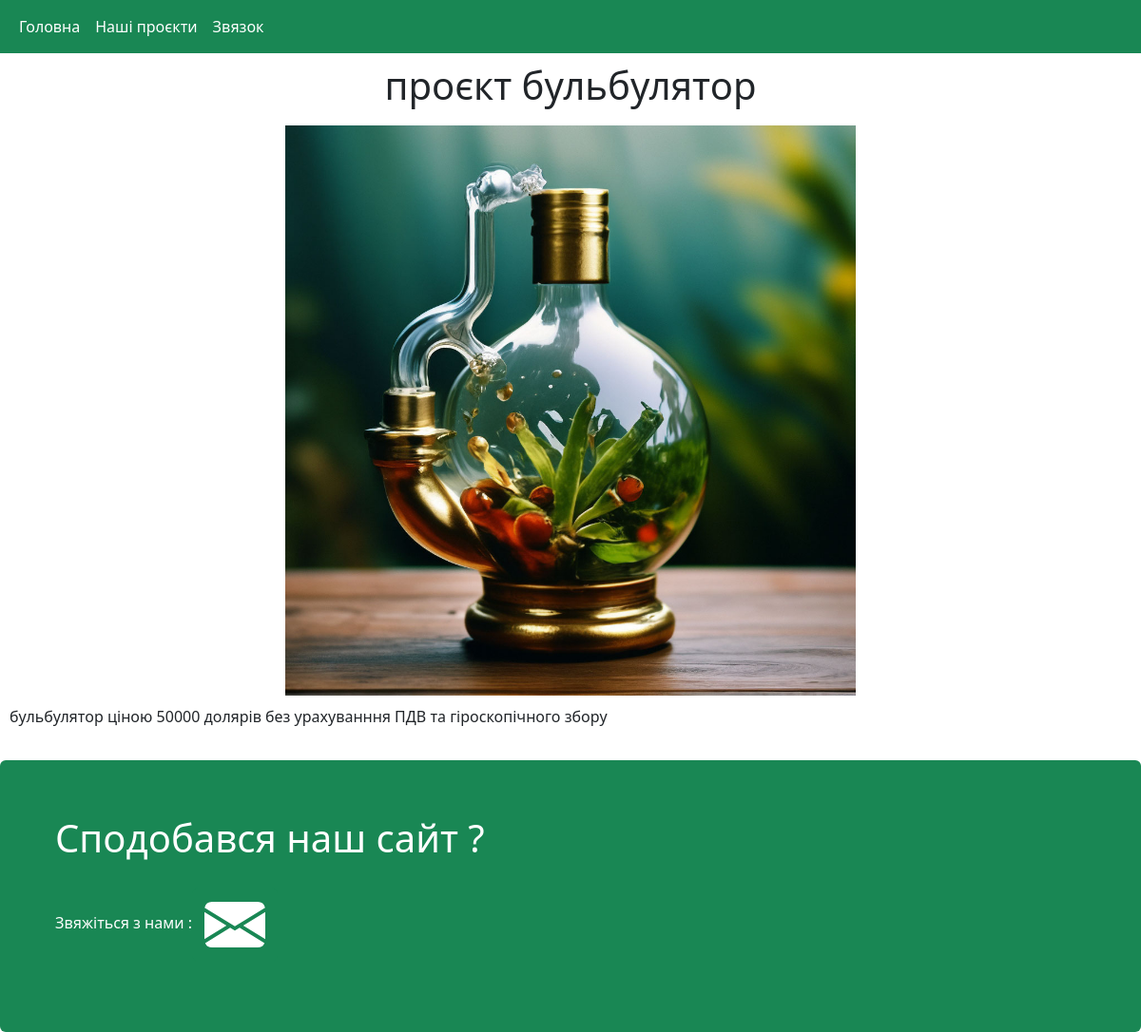
Screenshot of /projeckts/2 with the database file from the repository.
### tables this page shows
CREATE TABLE Projekts(
                id INT PRIMARY KEY,
                title VARCHAR(255),
                image TEXT,
                description TEXT
            );

### main.py (the view)
@app.route("/projeckts/<int:poj_id>")
def show_projeckt(poj_id):
    db_manager = DBMmanager(db_name)
    projekts = db_manager.get_projeckts()
    projekt = projekts[poj_id]
    return render_template("projecktpsssport.html" , poj_id=poj_id , projekt=projekt)

### datamanager.py (called while the page is built)
    def get_projeckts(self):
        cursor = self.connection.cursor()
        cursor.execute("SELECT * FROM Projekts")
        res = cursor.fetchall()
        cursor.close()
        return res

### templates/projecktpsssport.html
{% extends "base.html" %}
{% block content %}
<h1 class="text-center">{{projekt[1]}}</h1>
<img src="{{url_for('static' , filename = 'images/'+ projekt[2])}}" , class="d-block w-100 imgs3 mx-auto">
<p>{{projekt[3]}}</p>
{% endblock %}

### static/style.css (style rules this page uses)
body { margin: 10px; background : rgb(0 , 255 ,0) ; }
.imgs3 { max-height: 50% ; max-width: 50% ; }
p { padding : 10px; }
h1 { padding : 10px; }

### rows the page displays
Projekts: title "проєкт бульбулятор", image (picture), description "бульбулятор ціною 50000 долярів без урахуванння ПДВ та гіроскопічного збору"
